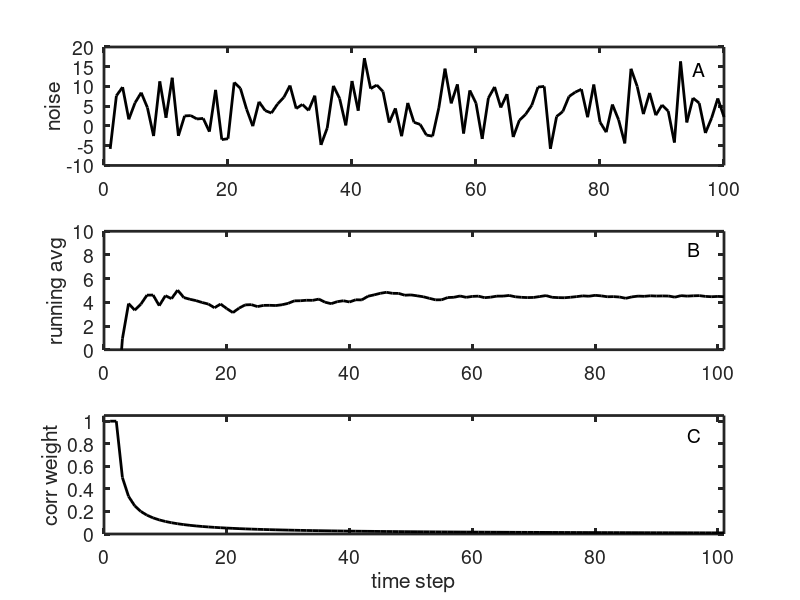

MATLAB code to generate this figure:
% runningAverage.m
% this script implements a running average of a noise series

mn=5; % set mean of noise series
var=20; % set variance of noise
sd=sqrt(var); % find the noise standard deviation
nObs=100; % set the number of noise values in the series
o=randn(1,nObs)*sd+mn; % generate Gaussian noise series
NoiseMean=mean(o) % find the mean of the noise
o=[0 o]; % pad the noise vector with a zero
v=zeros(1,nObs+1); % define hold vector for running average
kg=zeros(1,nObs+1); % define hold vector for correction gain
v(1)=0; % set initial condition for running average
kg(1)=1; % set initial correction gain value
for n=2:nObs+1; % for each noise value
    kg(n)=1/(n-1); % update correction gain value
    v(n)=v(n-1) + (o(n)-v(n-1))*kg(n); % running average
end % end running average loop
EndRunAvg=v(nObs+1) % grab the last value of running average


% plot results
clf
subplot(311)
plot(1:nObs,o(2:nObs+1),'k','linewidth',2)
ylabel('noise','fontsize',14)
text(95,14.5,'A','fontsize',14)
set(gca,'fontsize',14)
set(gca,'linewidth',2)

subplot(312)
plot(1:nObs+1,v,'k','linewidth',2)
axis([0 nObs+1 0 10])
ylabel('running avg','fontsize',14)
text(95,8.5,'B','fontsize',14)
set(gca,'fontsize',14)
set(gca,'linewidth',2)

subplot(313)
plot(1:nObs+1,kg,'k','linewidth',2)
axis([0 nObs+1 0 1.05])
ylabel('corr weight','fontsize',14)
xlabel('time step','fontsize',14)
text(95,0.88,'C','fontsize',14)
set(gca,'fontsize',14)
set(gca,'linewidth',2)

